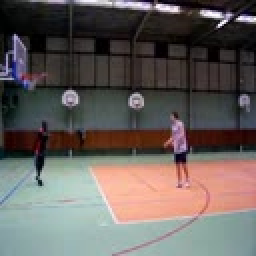
#> input picture data/demo/1.jpg, 128 x 128 px, found by its file name (shown 2 times larger)
$ python flow_test.py
#> lines starting #> are read from the running program, lines starting #| are printed output that depends on the picture
#!/usr/bin/env python
# -*- coding:utf-8 -*-
# Author: qiujiarong
# Date: 08/03/2018

import cv2
import numpy as np
import os


# [21 lines left out: function dense_optical_flow_test, not called in this run]


def dense_optical_flow(images):
    assert len(images) > 1
    ret = []
    pt = 0
    frame1 = cv2.imread(images[pt])
#> frame1 is the input picture: shape (128, 128, 3); mean B, G, R 92.1, 95.4, 101.9
    print(frame1.shape)
#| (128, 128, 3)
    prvs = cv2.cvtColor(frame1, cv2.COLOR_BGR2GRAY)
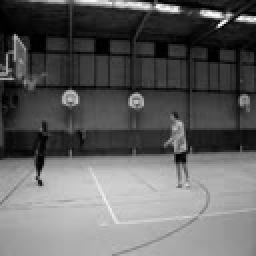
#> prvs: shape (128, 128) (shown 2 times larger); min 0, max 253, mean 96.9
    hsv = np.zeros_like(frame1)
    pt += 1
    while (pt != len(images)):
        frame2 = cv2.imread(images[pt])
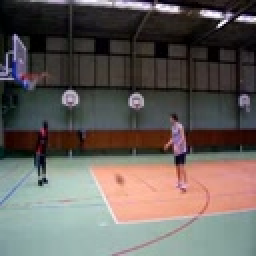
#> input picture data/demo/2.jpg, 128 x 128 px, found by its file name (shown 2 times larger)
#> frame2 is the input picture: shape (128, 128, 3); mean B, G, R 91.2, 95.4, 101.7
        next = cv2.cvtColor(frame2, cv2.COLOR_BGR2GRAY)
        flow = cv2.calcOpticalFlowFarneback(prvs, next,None, 0.5, 3, 15, 3, 5, 1.2, 0)
        mag, ang = cv2.cartToPolar(flow[..., 0], flow[..., 1])
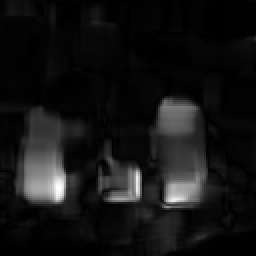
#> mag: shape (128, 128) float32 (shown 2 times larger); min 0.000265, max 2.48, mean 0.199; drawn with min black and max white
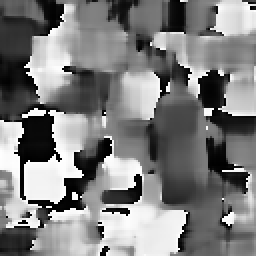
#> ang: shape (128, 128) float32 (shown 2 times larger); min 0.000107, max 6.28, mean 3.12; drawn with min black and max white
        hsv[..., 0] = ang * 180 / np.pi / 2
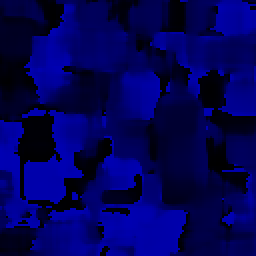
#> hsv: shape (128, 128, 3) (shown 2 times larger); mean of channels 0, 1, 2 88.8, 0, 0; drawn as B, G, R
        hsv[..., 2] = cv2.normalize(mag, None, 0, 255, cv2.NORM_MINMAX)
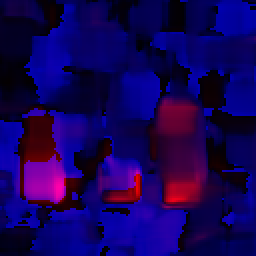
#> hsv: shape (128, 128, 3) (shown 2 times larger); mean of channels 0, 1, 2 88.8, 0, 20; drawn as B, G, R
        rgb = cv2.cvtColor(hsv, cv2.COLOR_HSV2BGR)
        ret.append(rgb)
        prvs = next
        pt += 1
#> pass 2 of the loop in dense_optical_flow, `while (pt != len(images)):`:
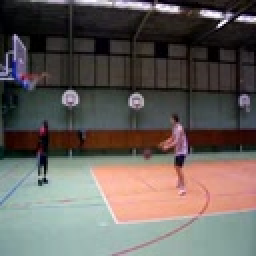
#> input picture data/demo/3.jpg, 128 x 128 px, found by its file name (shown 2 times larger)
#> in dense_optical_flow, frame2 is the input picture: shape (128, 128, 3); mean B, G, R 91.2, 95.4, 101.9
#> in dense_optical_flow, `mag, ang = cv2.cartToPolar(flow[..., 0], flow[..., 1])`:
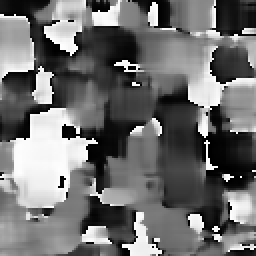
#> ang: shape (128, 128) float32 (shown 2 times larger); min 0.00103, max 6.28, mean 2.74; drawn with min black and max white
#> in dense_optical_flow, `hsv[..., 2] = cv2.normalize(mag, None, 0, 255, cv2.NORM_MINMAX)`:
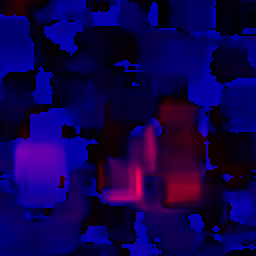
#> hsv: shape (128, 128, 3) (shown 2 times larger); mean of channels 0, 1, 2 78.1, 0, 15; drawn as B, G, R
#> pass 3 of the loop in dense_optical_flow, `while (pt != len(images)):`:
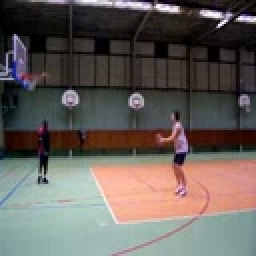
#> input picture data/demo/4.jpg, 128 x 128 px, found by its file name (shown 2 times larger)
#> in dense_optical_flow, frame2 is the input picture: shape (128, 128, 3); mean B, G, R 90.8, 95.2, 101.7
#> in dense_optical_flow, `mag, ang = cv2.cartToPolar(flow[..., 0], flow[..., 1])`:
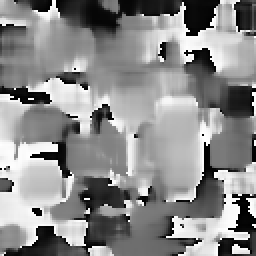
#> ang: shape (128, 128) float32 (shown 2 times larger); min 1.17e-05, max 6.28, mean 3.44; drawn with min black and max white
#> in dense_optical_flow, `hsv[..., 2] = cv2.normalize(mag, None, 0, 255, cv2.NORM_MINMAX)`:
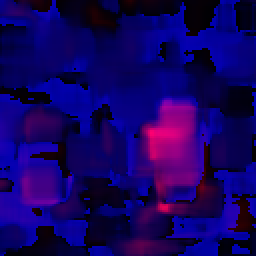
#> hsv: shape (128, 128, 3) (shown 2 times larger); mean of channels 0, 1, 2 98, 0, 19.4; drawn as B, G, R
#> the loop made 4 passes; the first 3 are shown
    return np.array(ret)


# [48 lines left out: function LK_optical_flow, not called in this run]


def main():
    images = ['../data/flow_test/1.jpg', '../data/flow_test/2.jpg', '../data/flow_test/3.jpg',
              '../data/flow_test/4.jpg', '../data/flow_test/5.jpg']
    dense_optical_flow(images)
    # LK_optical_flow(images)

if __name__ == '__main__':
    main()
